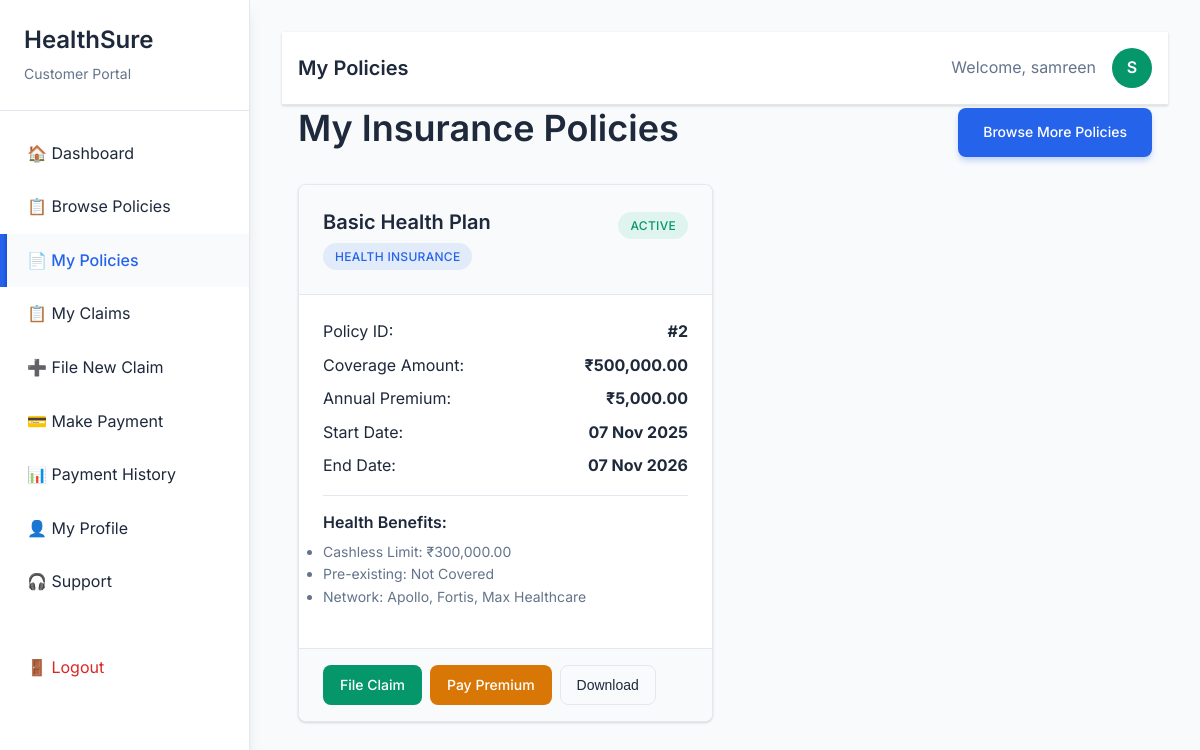
Screenshot of /HealthSure/customer/my-policies.php (signed in) with the database file from the repository.
### tables this page shows
CREATE TABLE `customers` (
  `customer_id` int(11) NOT NULL,
  `user_id` int(11) DEFAULT NULL,
  `first_name` varchar(100) NOT NULL,
  `last_name` varchar(100) NOT NULL,
  `phone` varchar(15) DEFAULT NULL,
  `address` text DEFAULT NULL,
  `date_of_birth` date DEFAULT NULL,
  `gender` enum('male','female','other') DEFAULT NULL,
  `agent_id` int(11) DEFAULT NULL,
  `created_at` timestamp NOT NULL DEFAULT current_timestamp()
);

CREATE TABLE `policy_holders` (
  `holder_id` int(11) NOT NULL,
  `customer_id` int(11) NOT NULL,
  `policy_id` int(11) NOT NULL,
  `agent_id` int(11) DEFAULT NULL,
  `start_date` date NOT NULL,
  `end_date` date NOT NULL,
  `premium_amount` decimal(10,2) NOT NULL,
  `status` enum('active','expired','cancelled') DEFAULT 'active',
  `created_at` timestamp NOT NULL DEFAULT current_timestamp()
);

CREATE TABLE `policies` (
  `policy_id` int(11) NOT NULL,
  `policy_name` varchar(200) NOT NULL,
  `policy_type` enum('health','life','family') NOT NULL,
  `description` text DEFAULT NULL,
  `base_premium` decimal(10,2) NOT NULL,
  `coverage_amount` decimal(12,2) NOT NULL,
  `duration_years` int(11) NOT NULL,
  `status` enum('active','inactive') DEFAULT 'active',
  `created_at` timestamp NOT NULL DEFAULT current_timestamp(),
  `updated_at` timestamp NOT NULL DEFAULT current_timestamp() ON UPDATE current_timestamp()
);

CREATE TABLE `health_policies` (
  `policy_id` int(11) NOT NULL,
  `hospital_coverage` text DEFAULT NULL,
  `pre_existing_conditions` tinyint(1) DEFAULT 0,
  `network_hospitals` text DEFAULT NULL,
  `cashless_limit` decimal(10,2) DEFAULT NULL
);

### HealthSure/includes/functions.php (called while the page is built, shortened)
<?php
function format_currency($amount) {
    return '₹' . number_format($amount, 2);
}
function format_date($date) {
    return date('d M Y', strtotime($date));
}
function get_customer_info($user_id, $conn) {
    $stmt = $conn->prepare("SELECT c.*, u.email FROM customers c
                           JOIN users u ON c.user_id = u.user_id
                           WHERE c.user_id = ?");
    $stmt->execute([$user_id]);
    return $stmt->fetch(PDO::FETCH_ASSOC);
}
?>

### HealthSure/customer/my-policies.php (the view, shortened to what this page needs)
<?php
require_once '../config/database.php';
require_once '../includes/functions.php';
$customer_info = get_customer_info($_SESSION['user_id'], $conn);
$stmt = $conn->prepare("SELECT ph.*, p.policy_name, p.policy_type, p.coverage_amount, p.duration_years, p.description,
                       hp.hospital_coverage, hp.pre_existing_conditions, hp.network_hospitals, hp.cashless_limit,
                       lp.nominee_name, lp.nominee_relation, lp.term_years, lp.maturity_benefit, lp.death_benefit,
                       fp.no_of_dependents, fp.maternity_cover, fp.dependent_age_limit, fp.family_floater_sum
                       FROM policy_holders ph
                       JOIN policies p ON ph.policy_id = p.policy_id
                       LEFT JOIN health_policies hp ON p.policy_id = hp.policy_id
                       LEFT JOIN life_policies lp ON p.policy_id = lp.policy_id
                       LEFT JOIN family_policies fp ON p.policy_id = fp.policy_id
                       WHERE ph.customer_id = ?
                       ORDER BY ph.created_at DESC");
$stmt->execute([$customer_info['customer_id']]);
$my_policies = $stmt->fetchAll(PDO::FETCH_ASSOC);
?>
<!DOCTYPE html>
<html lang="en">
<head>
    <link rel="stylesheet" href="../assets/css/style.css">
    <link rel="stylesheet" href="../assets/css/animations.css">
</head>
<body>
    <?php include 'includes/sidebar.php'; ?>
    <div class="main-content">
        <?php include 'includes/header.php'; ?>
        <div class="container">
            <div class="d-flex justify-content-between align-items-center mb-4">
                <h1>My Insurance Policies</h1>
                <a href="browse-policies.php" class="btn btn-primary">Browse More Policies</a>
            </div>
            <?php if (empty($my_policies)): ?>
                <div class="card">
                    <div class="card-body text-center">
                        <h4>No Policies Found</h4>
                        <p class="text-light">You don't have any insurance policies yet. Browse our available policies to get started.</p>
                        <a href="browse-policies.php" class="btn btn-primary">Browse Policies</a>
                    </div>
                </div>
            <?php else: ?>
                <div class="row">
                    <?php foreach ($my_policies as $policy): ?>
                        <div class="col-6">
                            <div class="card mb-4">
                                <div class="card-header">
                                    <div class="d-flex justify-content-between align-items-center">
                                        <h4><?php echo htmlspecialchars($policy['policy_name']); ?></h4>
                                        <span class="badge badge-<?php echo $policy['status'] === 'active' ? 'success' : 'warning'; ?>">
                                            <?php echo ucfirst($policy['status']); ?>
                                        </span>
                                    </div>
                                    <span class="badge badge-primary"><?php echo ucfirst($policy['policy_type']); ?> Insurance</span>
                                </div>
                                <div class="card-body">
                                    <div class="mb-3">
                                        <div class="d-flex justify-content-between mb-2">
                                            <span>Policy ID:</span>
                                            <strong>#<?php echo $policy['holder_id']; ?></strong>
                                        </div>
                                        <div class="d-flex justify-content-between mb-2">
                                            <span>Coverage Amount:</span>
                                            <strong><?php echo format_currency($policy['coverage_amount']); ?></strong>
                                        </div>
                                        <div class="d-flex justify-content-between mb-2">
                                            <span>Annual Premium:</span>
                                            <strong><?php echo format_currency($policy['premium_amount']); ?></strong>
                                        </div>
                                        <div class="d-flex justify-content-between mb-2">
                                            <span>Start Date:</span>
                                            <strong><?php echo format_date($policy['start_date']); ?></strong>
                                        </div>
                                        <div class="d-flex justify-content-between mb-2">
                                            <span>End Date:</span>
                                            <strong><?php echo format_date($policy['end_date']); ?></strong>
                                        </div>
                                    </div>
                                    <?php if ($policy['policy_type'] === 'health' && $policy['hospital_coverage']): ?>
                                        <div class="mb-3" style="border-top: 1px solid var(--border-color); padding-top: 1rem;">
                                            <h6>Health Benefits:</h6>
                                            <ul style="font-size: 0.875rem; color: var(--text-light);">
                                                <li>Cashless Limit: <?php echo format_currency($policy['cashless_limit']); ?></li>
                                                <li>Pre-existing: <?php echo $policy['pre_existing_conditions'] ? 'Covered' : 'Not Covered'; ?></li>
                                                <li>Network: <?php echo htmlspecialchars($policy['network_hospitals']); ?></li>
                                            </ul>
                                        </div>
                                    <?php endif; ?>
                                </div>
                                <div class="card-footer">
                                    <div class="d-flex" style="gap: 0.5rem;">
                                        <?php if ($policy['status'] === 'active'): ?>
                                            <a href="file-claim.php?policy_id=<?php echo $policy['holder_id']; ?>" class="btn btn-success btn-sm">File Claim</a>
                                            <a href="make-payment.php?policy_id=<?php echo $policy['holder_id']; ?>" class="btn btn-warning btn-sm">Pay Premium</a>
                                        <?php endif; ?>
                                        <button class="btn btn-outline btn-sm" onclick="downloadPolicy(<?php echo $policy['holder_id']; ?>)">Download</button>
                                    </div>
                                </div>
                            </div>
                        </div>
                    <?php endforeach; ?>
                </div>
            <?php endif; ?>
        </div>
    </div>
</body>
</html>

### HealthSure/customer/includes/header.php
<?php
$customer_info = get_customer_info($_SESSION['user_id'], $conn);
?>
<div class="navbar">
    <div class="container d-flex justify-content-between align-items-center">
        <div>
            <h4 style="margin: 0; color: var(--text-dark);">
                <?php
                $page_titles = [
                    'dashboard.php' => 'Dashboard',
                    'browse-policies.php' => 'Browse Policies',
                    'my-policies.php' => 'My Policies',
                    'my-claims.php' => 'My Claims',
                    'file-claim.php' => 'File New Claim',
                    'make-payment.php' => 'Make Payment',
                    'payment-history.php' => 'Payment History',
                    'profile.php' => 'My Profile',
                    'support.php' => 'Support'
                ];
                echo $page_titles[basename($_SERVER['PHP_SELF'])] ?? 'Customer Portal';
                ?>
            </h4>
        </div>
        <div class="d-flex align-items-center" style="gap: 1rem;">
            <span style="color: var(--text-light);">Welcome, <?php echo htmlspecialchars($customer_info['first_name']); ?></span>
            <div style="width: 40px; height: 40px; background: var(--success-color); border-radius: 50%; display: flex; align-items: center; justify-content: center; color: white; font-weight: 600;">
                <?php echo strtoupper(substr($customer_info['first_name'], 0, 1)); ?>
            </div>
        </div>
    </div>
</div>

### HealthSure/assets/css/style.css (style rules this page uses)
* { margin: 0; padding: 0; box-sizing: border-box; }
:root { --primary-color: #2563eb; --primary-dark: #1d4ed8; --secondary-color: #64748b; --success-color: #059669; --warning-color: #d97706; --danger-color: #dc2626; --light-bg: #f8fafc; --white: #ffffff; --text-dark: #1e293b; --text-light: #64748b; --border-color: #e2e8f0; --shadow: 0 1px 3px 0 rgba(0, 0, 0, 0.1), 0 1px 2px 0 rgba(0, 0, 0, 0.06); --shadow-lg: 0 10px 15px -3px rgba(0, 0, 0, 0.1), 0 4px 6px -2px rgba(0, 0, 0, 0.05); --shadow-xl: 0 20px 25px -5px rgba(0, 0, 0, 0.1), 0 10px 10px -5px rgba(0, 0, 0, 0.04); --transition: all 0.3s cubic-bezier(0.4, 0, 0.2, 1); --border-radius: 0.5rem; --border-radius-lg: 0.75rem; }
body { font-family: 'Inter', -apple-system, BlinkMacSystemFont, 'Segoe UI', Roboto, sans-serif; line-height: 1.6; color: var(--text-dark); background-color: var(--light-bg); overflow-x: hidden; min-height: 100vh; }
h1, h2, h3, h4, h5, h6 { font-weight: 600; line-height: 1.3; margin-bottom: 0.5rem; }
h1 { font-size: 2.25rem; }
h4 { font-size: 1.25rem; }
h6 { font-size: 1rem; }
.container { max-width: 1200px; margin: 0 auto; padding: 0 1rem; width: 100%; }
.card { background: var(--white); border-radius: var(--border-radius); box-shadow: var(--shadow); border: 1px solid var(--border-color); overflow: hidden; transition: var(--transition); margin-bottom: 1.5rem; }
.card-header { padding: 1.5rem; border-bottom: 1px solid var(--border-color); background: var(--light-bg); }
.card-body { padding: 1.5rem; }
.card-footer { padding: 1rem 1.5rem; border-top: 1px solid var(--border-color); background: var(--light-bg); }
.navbar { background: var(--white); border-bottom: 1px solid var(--border-color); box-shadow: var(--shadow); padding: 1rem 0; }
.main-content { margin-left: 250px; padding: 2rem; min-height: 100vh; transition: var(--transition); }
.btn { display: inline-block; padding: 0.75rem 1.5rem; font-size: 0.875rem; font-weight: 500; text-align: center; text-decoration: none; border: 1px solid transparent; border-radius: var(--border-radius); cursor: pointer; transition: var(--transition); position: relative; overflow: hidden; user-select: none; }
.btn::before { content: ''; position: absolute; top: 0; left: -100%; width: 100%; height: 100%; background: linear-gradient(90deg, transparent, rgba(255,255,255,0.2), transparent); transition: var(--transition); }
.btn-primary { background: var(--primary-color); color: var(--white); box-shadow: 0 4px 6px -1px rgba(37, 99, 235, 0.3); }
.btn-success { background: var(--success-color); color: var(--white); }
.btn-warning { background: var(--warning-color); color: var(--white); }
.btn-outline { background: transparent; border: 1px solid var(--border-color); color: var(--text-dark); }
.btn-sm { padding: 0.5rem 1rem; font-size: 0.875rem; }
.badge { display: inline-flex; align-items: center; padding: 0.25rem 0.75rem; font-size: 0.75rem; font-weight: 500; border-radius: 9999px; text-transform: uppercase; letter-spacing: 0.025em; transition: var(--transition); animation: fadeInScale 0.3s ease-out; }
.badge-success { background: rgba(16, 185, 129, 0.1); color: var(--success-color); }
.badge-primary { background: rgba(37, 99, 235, 0.1); color: var(--primary-color); }
.row { display: flex; flex-wrap: wrap; margin: 0 -0.75rem; }
.col-6 { flex: 0 0 50%; max-width: 50%; }
[class*="col-"] { padding: 0 0.75rem; }
.mb-2 { margin-bottom: 0.5rem; }
.mb-3 { margin-bottom: 1rem; }
.mb-4 { margin-bottom: 1.5rem; }
.d-flex { display: flex; }
.justify-content-between { justify-content: space-between; }
.align-items-center { align-items: center; }
.animate-in { animation: fadeInUp 0.6s ease-out; }
.page-transition { opacity: 0; transform: translateY(20px); transition: all 0.3s ease-out; }
.page-transition.loaded { opacity: 1; transform: translateY(0); }

### HealthSure/assets/css/animations.css (style rules this page uses)
.main-content { animation: fadeInUp 0.6s ease-out; }
.card { animation: fadeInUp 0.4s ease-out; animation-fill-mode: both; }
.card:nth-child(1) { animation-delay: 0.1s; }
.btn { position: relative; overflow: hidden; }
.btn::after { content: ''; position: absolute; top: 50%; left: 50%; width: 0; height: 0; border-radius: 50%; background: rgba(255, 255, 255, 0.3); transform: translate(-50%, -50%); transition: width 0.6s, height 0.6s; }
.badge { animation: fadeInScale 0.4s ease-out; }
.page-transition { opacity: 0; transform: translateY(20px); transition: all 0.3s ease-out; }
.page-transition.loaded { opacity: 1; transform: translateY(0); }
html { scroll-behavior: smooth; }

### rows the page displays
customers: first_name "samreen", first_name "S"
policy_holders: policy.policy_name "Basic Health Plan", status "ACTIVE", policy.policy_type "HEALTH", holder_id "2", policy.coverage_amount "₹500,000.00", premium_amount "₹5,000.00", start_date "07 Nov 2025", end_date "07 Nov 2026", health_policies.cashless_limit "₹300,000.00", health_policies.network_hospitals "Apollo, Fortis, Max Healthcare"

### other values shown
$page_titles[basename($_SERVER['PHP_SELF'])] "My Policies"
